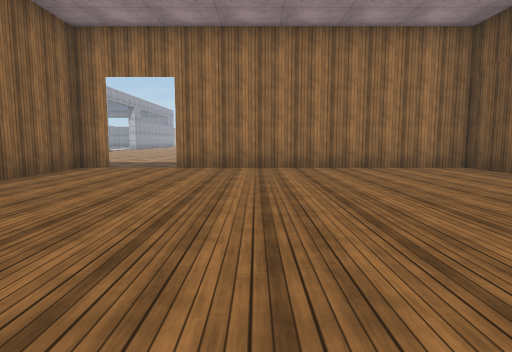
view 1 (above)

17 first-person views from a walk through a 3-D level made in the Unity game engine. The camera is 1.2 m above the floor, tilts 6° down and sees 75° across. The floor is counted in squares, 2 m on a side. Each view is taken from the middle of a square. On the plan, view 1 faces up. The plan holds only what a view shows up to about 10 squares ahead; the rest is blank. The place goes on beyond the plan. The player is left out. Some animated figures are left out. Some surface patterns are stand-ins.

view 2
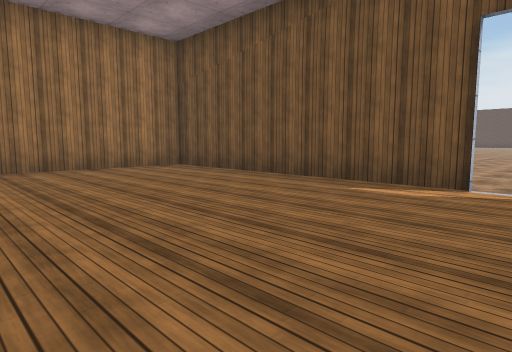

view 3
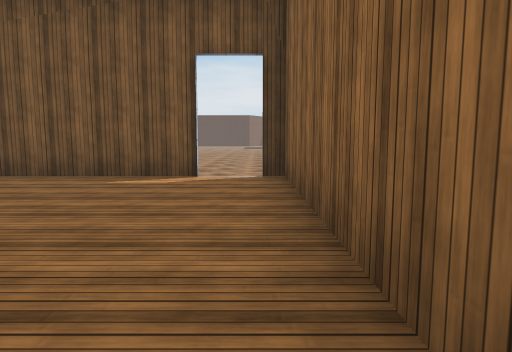

view 4
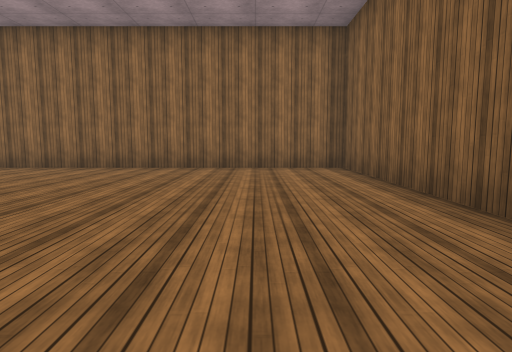

view 5
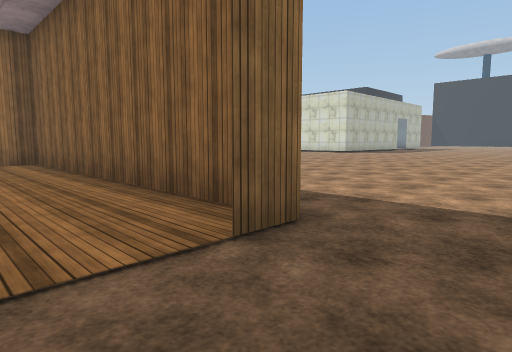

view 6
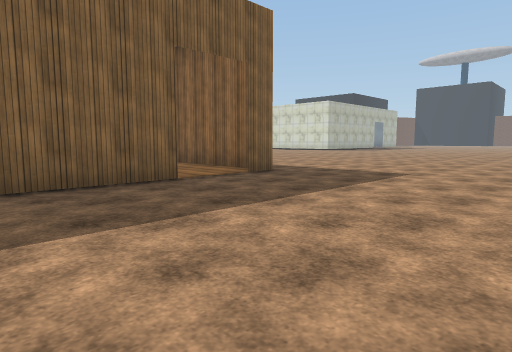

view 7
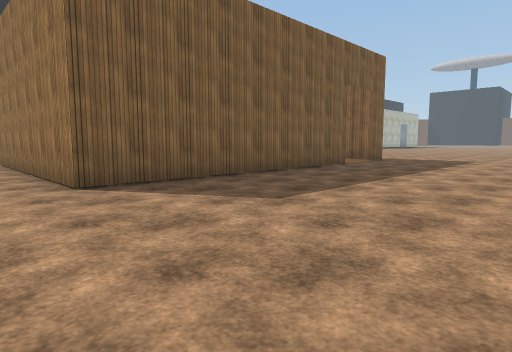

view 8
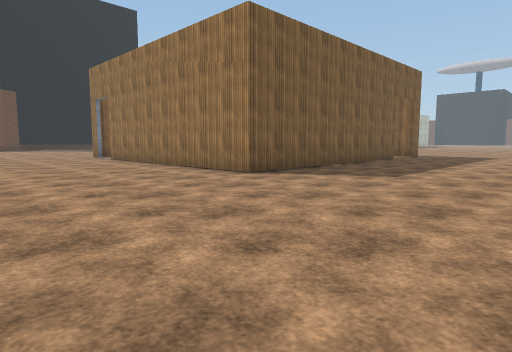

view 9
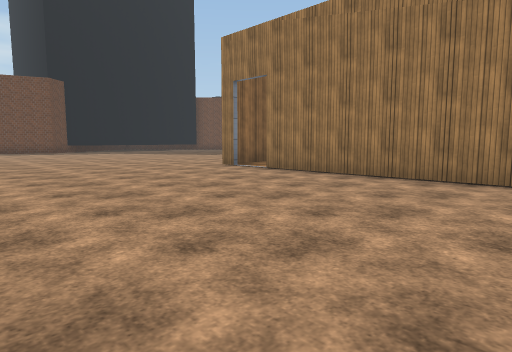

view 10
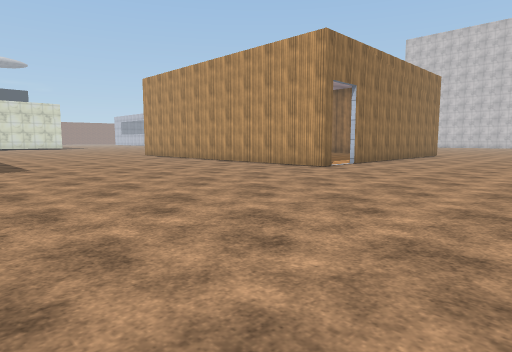

view 11
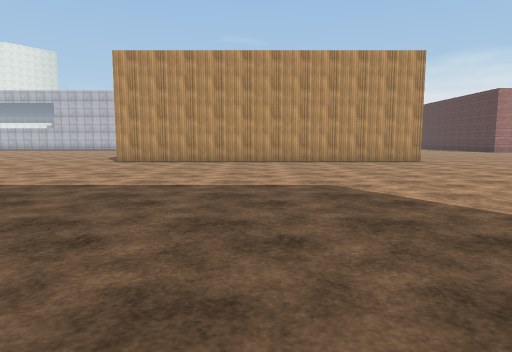

view 12
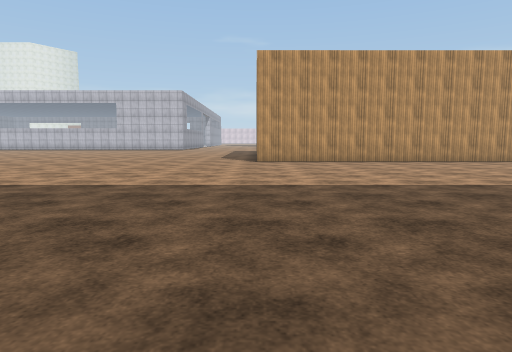

view 13
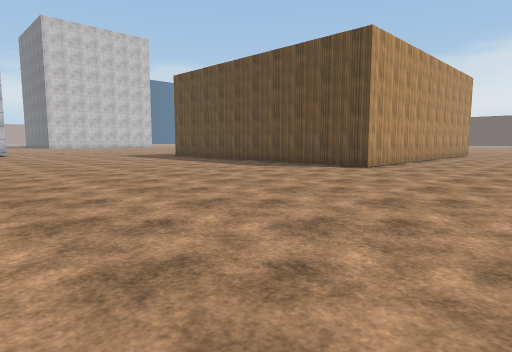

view 14
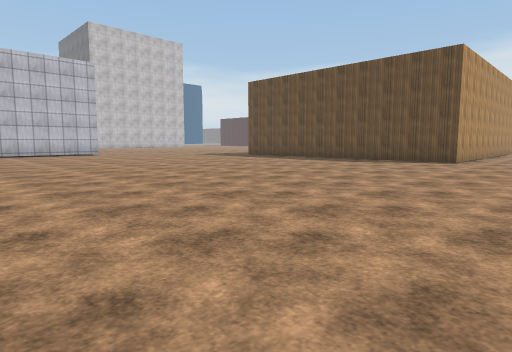

view 15
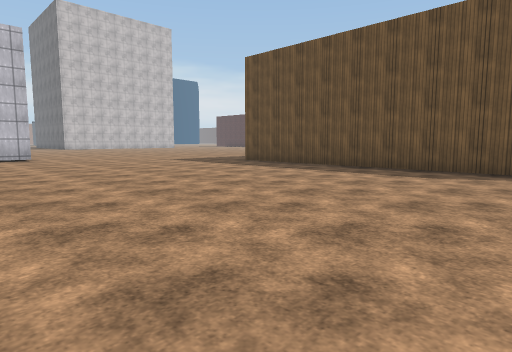

view 16
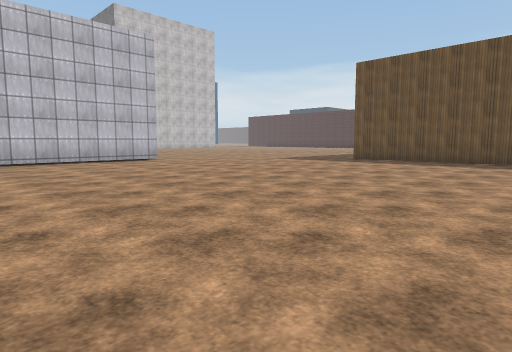

view 17
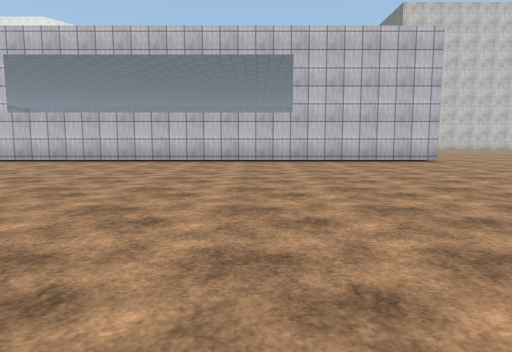

### Floor plan
Points are (right, up) in squares from view 1. A wall is a line through its corners. A room is listed if a view was taken in it or the views show most of it. See-through windows are left out.
Room 1 (views 1, 2, 3)
walls: (4.7, 0.9) (4.7, 7.5) (-1.9, 7.5); (-4, 6.5) (-4, -0.5) (4.7, -0.5) (4.7, -0.1)
ways out: opening at (-2.5, 7) to room 2; gap at (5, 0.5) to room 2
Room 2 (views 4, 5, 6, 7, 8, 9, 10, 11, 12, 13, 14, 15, 16, 17)
walls: (-4, 7.5) (-4, 6.5); (-4, 7.5) (-3.2, 7.5) (-4, 7.5); (-1.9, 7.5) (4.7, 7.5) (4.6, 0.9); (-8.6, 11.7) (-21.5, 11.7); (4.7, -0.1) (4.7, -0.5) (-4, -0.5) (-4, 7.3)
ways out: opening at (-2.5, 7) to room 1; gap at (5, 0.5) to room 1

Where each view was taken, in squares from view 1:
view 1: 0 up, 0 right, facing up
view 2: 0 up, 0 right, facing up-right
view 3: 0 up, 1 left, facing right
view 4: 7 up, 2 left, facing down
view 5: 9 up, 2 left, facing down-left
view 6: 12 up, 1 right, facing down-left
view 7: 12 up, 6 right, facing down-left
view 8: 12 up, 9 right, facing down-left
view 9: 6 up, 10 right, facing down-left
view 10: 7 down, 9 right, facing up-left
view 11: 10 down, 0 right, facing up
view 12: 10 down, 4 left, facing up
view 13: 4 down, 11 left, facing up-right
view 14: 3 down, 14 left, facing up-right
view 15: 0 up, 11 left, facing up-right
view 16: 2 up, 14 left, facing up-right
view 17: 2 up, 14 left, facing up
